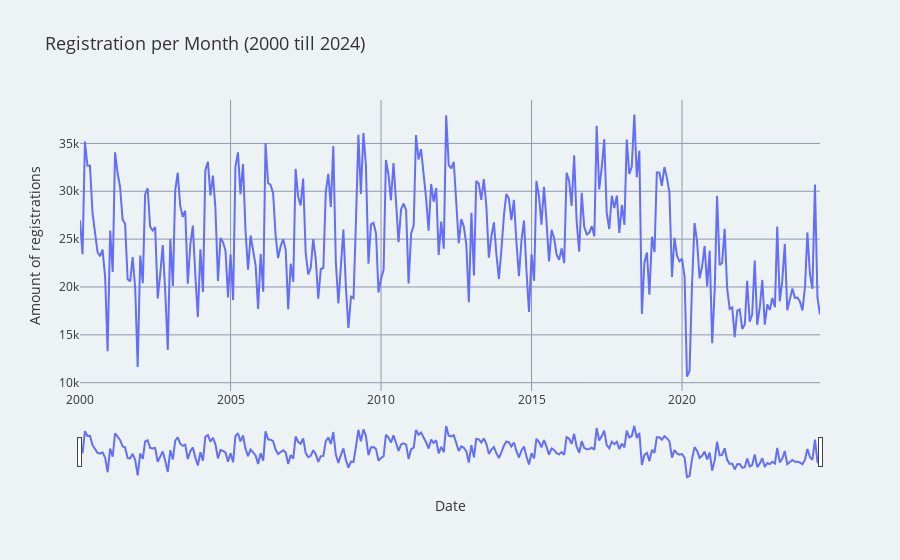

The notebook cell saved with this chart:
### Code cell
#E2
## Global vizualization and general statistic plots 

# Convert date into date time format to procces easier the informations
merged_data['Date'] = pd.to_datetime(merged_data['Date'], format='mixed', errors='coerce')


# Filtering the data to get all Information till 2024 
filtered_data = merged_data[merged_data['Date'].dt.year <= 2024]

# Grouping registration for every month and sum the information
registrations_per_month = filtered_data.groupby(filtered_data['Date'].dt.to_period('M'))['Registrations'].sum()


# Converting the period index into a string to make it JSON compabile
registrations_per_month.index = registrations_per_month.index.astype(str)
merged_data
# Creating the interactiv Plot with Plotly
fig = px.line(
    x=registrations_per_month.index, 
    y=registrations_per_month.values, 
    title="Registration per Month (2000 till 2024)",
    labels={'x': 'Date', 'y': 'Amount of registrations'},
    # color_discrete_sequence=[chart_color_2],  # Changing the line color if neccessary 
)

# Updating the layout to our standards 
fig.update_layout(
    plot_bgcolor=background_color,  # Background color 
    paper_bgcolor=background_color,  # Background color for the whole plot
    font=dict(color=text_color),     # Text color
    title_font=dict(size=18, color=text_color),
    xaxis=dict(showgrid=True, gridcolor=secondary_color),
    yaxis=dict(showgrid=True, gridcolor=secondary_color)
)

fig.update_xaxes(rangeslider_visible=True)
fig.show()

### Figure 1 — Plotly figure (JSON) as saved in the notebook; plotly's stock layout.template omitted (floating-point values rounded to 4 significant figures; data arrays with more than 128 entries replaced by an {"elided": "..."} marker saying what was removed)
{"data": [{"hovertemplate": "Date=%{x}<br>Amount of registrations=%{y}<extra></extra>", "legendgroup": "", "line": {"color": "#636efa", "dash": "solid"}, "marker": {"symbol": "circle"}, "mode": "lines", "name": "", "orientation": "v", "showlegend": false, "type": "scatter", "x": {"elided": "296 str values"}, "xaxis": "x", "y": {"elided": "296 int values"}, "yaxis": "y"}], "layout": {"font": {"color": "#333333"}, "legend": {"tracegroupgap": 0}, "paper_bgcolor": "#EDF2F4", "plot_bgcolor": "#EDF2F4", "title": {"font": {"color": "#333333", "size": 18}, "text": "Registration per Month (2000 till 2024)"}, "xaxis": {"anchor": "y", "domain": [0, 1], "gridcolor": "#8D99AE", "rangeslider": {"visible": true}, "showgrid": true, "title": {"text": "Date"}}, "yaxis": {"anchor": "x", "domain": [0, 1], "gridcolor": "#8D99AE", "showgrid": true, "title": {"text": "Amount of registrations"}}}}
